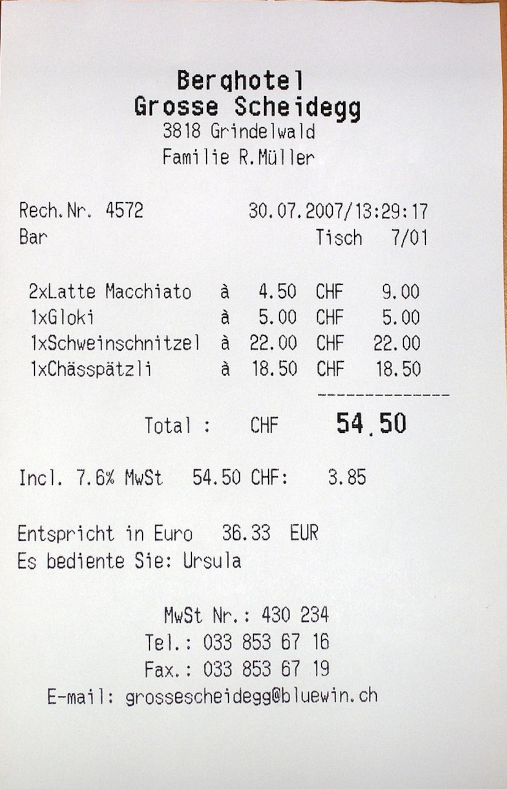
#> input picture receipt.png, 1014 x 1578 px (shown at 1/2 size)
$ python -i preprocessing.py   (imports and definitions only)
#> lines starting #> are read from the running program, lines starting #| are printed output that depends on the picture
#> further down, picture is the input picture: shape (1578, 1014, 3); mean B, G, R 226.4, 226.4, 227.5

import cv2
import numpy as np

from .utils import to_gray


# improves image quality before we try to detect the document edges
# bilateral filter smooths out noise without blurring the edges (important bc edge detection comes next)
# clahe boosts local contrast on the lightness channel so text is more readable in dark or uneven lighting
# we only touch the l channel in lab space so the colors dont shift
def enhance(image, denoise=True, clahe=True):
#> called with denoise = True, clahe = True
    out = image.copy()

    if denoise:
        out = cv2.bilateralFilter(out, d=9, sigmaColor=75, sigmaSpace=75)

    if clahe:
        lab = cv2.cvtColor(out, cv2.COLOR_BGR2LAB)
#> lab: shape (1578, 1014, 3); mean of channels 0, 1, 2 229.3, 128.4, 128.2
        l, a, b = cv2.split(lab)
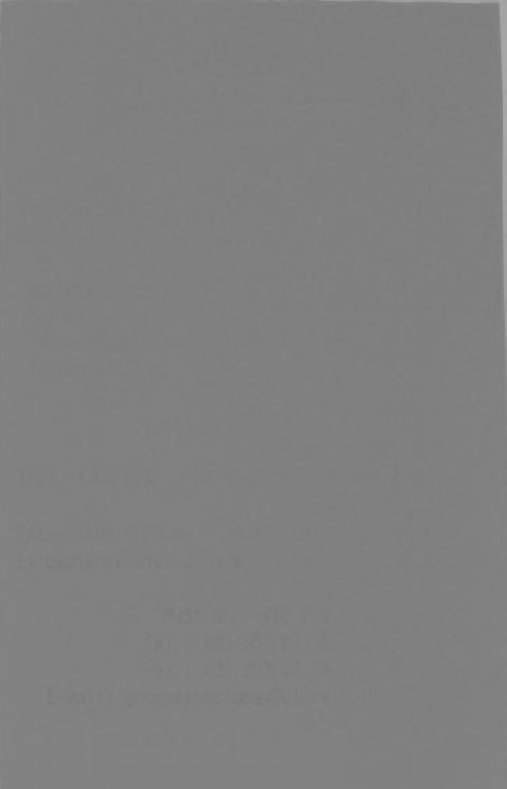
#> b: shape (1578, 1014) (shown at 1/2 size); min 116, max 174, mean 128.2
        clahe_op = cv2.createCLAHE(clipLimit=2.0, tileGridSize=(8, 8))
        l = clahe_op.apply(l)
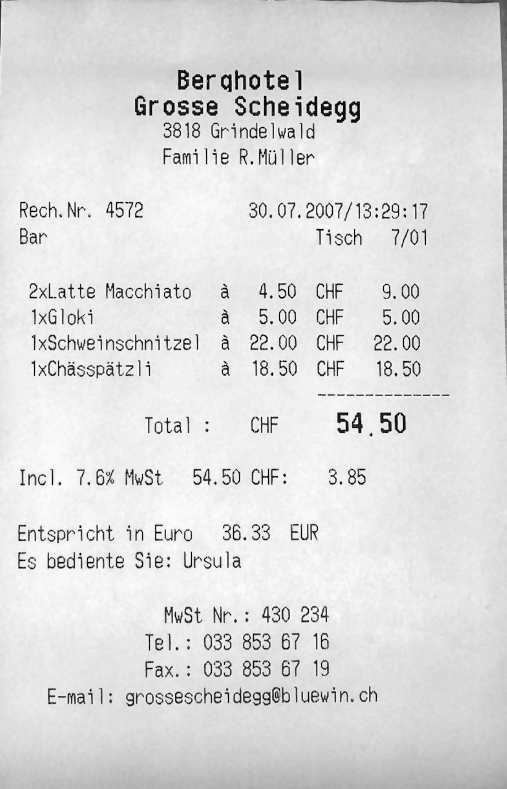
#> l: shape (1578, 1014) (shown at 1/2 size); min 1, max 254, mean 220.4
        out = cv2.cvtColor(cv2.merge((l, a, b)), cv2.COLOR_LAB2BGR)

    return out


# converts the warped page to a black and white scan look
# adaptive threshold works way better than a fixed cutoff bc it adjusts per region,
# so it handles shadows and uneven lighting without washing out or going too dark
# the median blur before thresholding kills paper texture and sensor noise that would otherwise show up as speckles
def to_scan(image, block_size=25, c=15):
    gray = to_gray(image)
    gray = cv2.medianBlur(gray, 3)
    if block_size % 2 == 0:
        block_size += 1
    binary = cv2.adaptiveThreshold(
        gray,
        255,
        cv2.ADAPTIVE_THRESH_GAUSSIAN_C,
        cv2.THRESH_BINARY,
        block_size,
        c,
    )
    return binary

>>> import cv2
>>> picture = cv2.imread('../../receipt.png')
>>> result = enhance(picture)
